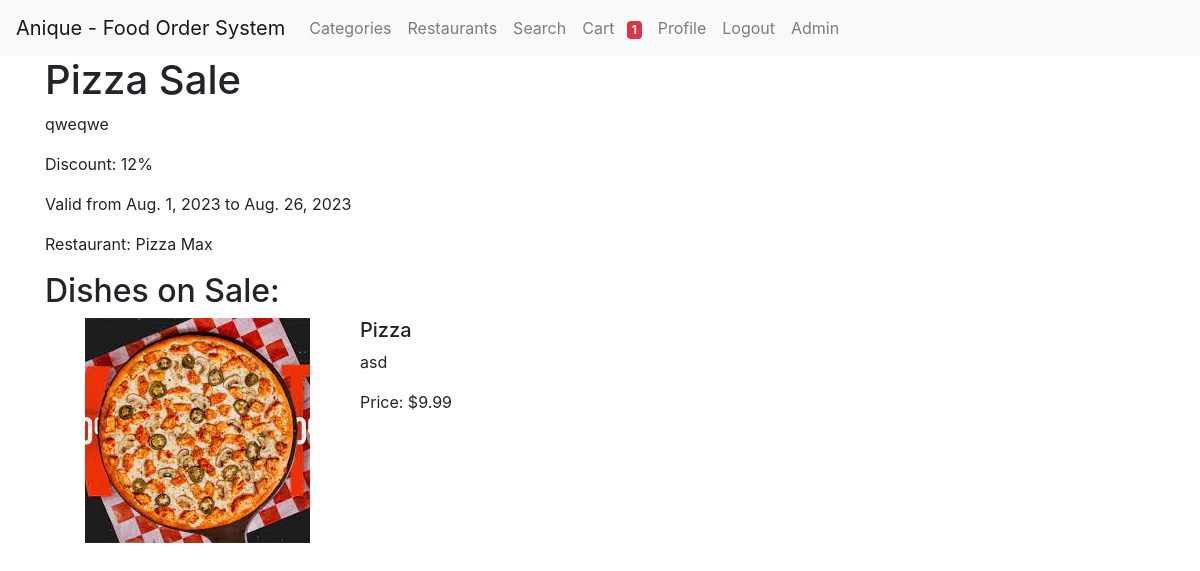
Page /sale/2/ (signed in) on the committed database.
### food/models.py (models this page shows, shortened)
class Sales(models.Model):
    restaurant = models.ForeignKey(Restaurant, on_delete=models.CASCADE)
    title = models.CharField(max_length=255)
    description = models.TextField()
    discount_percentage = models.PositiveIntegerField(validators=[MaxValueValidator(99)])
    start_date = models.DateField()
    end_date = models.DateField()
    dishes = models.ManyToManyField(Dish, related_name='sales', blank=True)
    is_active = models.BooleanField(default=False)
    class Meta:
        verbose_name_plural = "Sales"

class Restaurant(models.Model):
    name = models.CharField(max_length=255)
    description = models.TextField()
    address = models.CharField(max_length=255)
    contact_number = models.CharField(max_length=20)
    image = models.ImageField(upload_to="restuarants/",blank=True,null=True)
    is_featured = models.BooleanField(default=False)

class Dish(models.Model):
    restaurant = models.ForeignKey(Restaurant, on_delete=models.CASCADE)
    name = models.CharField(max_length=100)
    description = models.TextField()
    price = models.DecimalField(max_digits=10, decimal_places=2)
    category = models.ForeignKey(DishCategory, on_delete=models.SET_NULL, null=True, blank=True)
    image = models.ImageField(upload_to='dish_images/', null=True, blank=True)
    on_sale = models.BooleanField(default=False)
    sale_price = models.DecimalField(max_digits=6,decimal_places=2,null=True,blank=True)
    available = models.BooleanField(default=True)
    class Meta:
        verbose_name_plural = "Dishes"

### food/views.py (the view)
# urls.py: path('sale/<int:sale_id>/', sale_detail, name='sale_detail'),
@login_required
def sale_detail(request, sale_id):
    sale = get_object_or_404(Sales, id=sale_id)
    context = {
        'sale': sale,
    }
    return render(request, 'food/sale_detail.html', context)

### cart/views.py (called while the page is built)
def cart_items_count(request):
    cart_items_count = 0
    if request.user.is_authenticated:
        cart = Cart.objects.filter(user=request.user).first()
        cart_items_count = CartItem.objects.filter(cart=cart).count()
    return {'cart_items_count':cart_items_count}

### food_order/templates/food/sale_detail.html
{% extends "base.html" %} {% load static %} {% block content %}
<div class="container">
  <h1>{{ sale.title }}</h1>
  <p>{{ sale.description }}</p>
  <p>Discount: {{ sale.discount_percentage }}%</p>
  <p>Valid from {{ sale.start_date }} to {{ sale.end_date }}</p>
  <p>Restaurant: {{ sale.restaurant.name }}</p>
  {% if sale.dishes.all %}
  <h2>Dishes on Sale:</h2>
  <ul>
    {% for dish in sale.dishes.all %}
    <ul class="list-unstyled">
      <li class="dish-item">
        <div class="row">
          <div class="col-md-3">
            {% if dish.image %}
            <img
              src="{{ dish.image.url }}"
              alt="{{ dish.name }} Image"
              class="img-fluid dish-image"
            />
            {% else %}
            <img
              src="{% static 'img/default.png' %}"
              alt="{{ dish.name }} Image"
              class="img-fluid dish-image"
            />
            {% endif %}
          </div>
          <div class="col-md-9">
            <h5>{{ dish.name }}</h5>
            <p>{{ dish.description }}</p>
            <p>Price: ${{ dish.price }}</p>
          </div>
        </div>
      </li>
    </ul>
    {% endfor %}
  </ul>
  {% endif %}
</div>
{% endblock %}

### rows in the picture
Sales: title "Pizza Sale", description "qweqwe", discount_percentage "12", start_date "Aug. 1, 2023", end_date "Aug. 26, 2023", restaurant.name "Pizza Max"
Dish: image (picture), name "Pizza", description "asd", price "9.99"

### other values in the picture
{{ cart_items_count }} "1"
